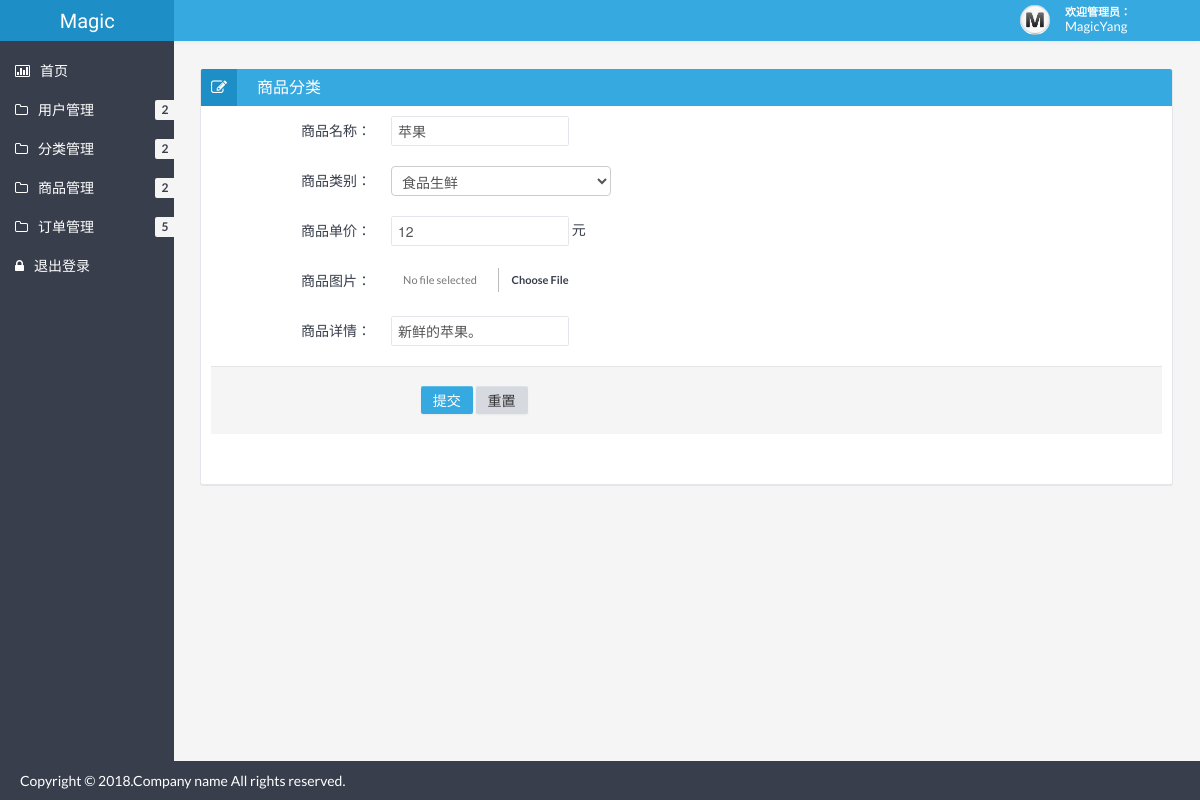
The app's page /admin/editGoods.php?gid=1 (signed in), older data.
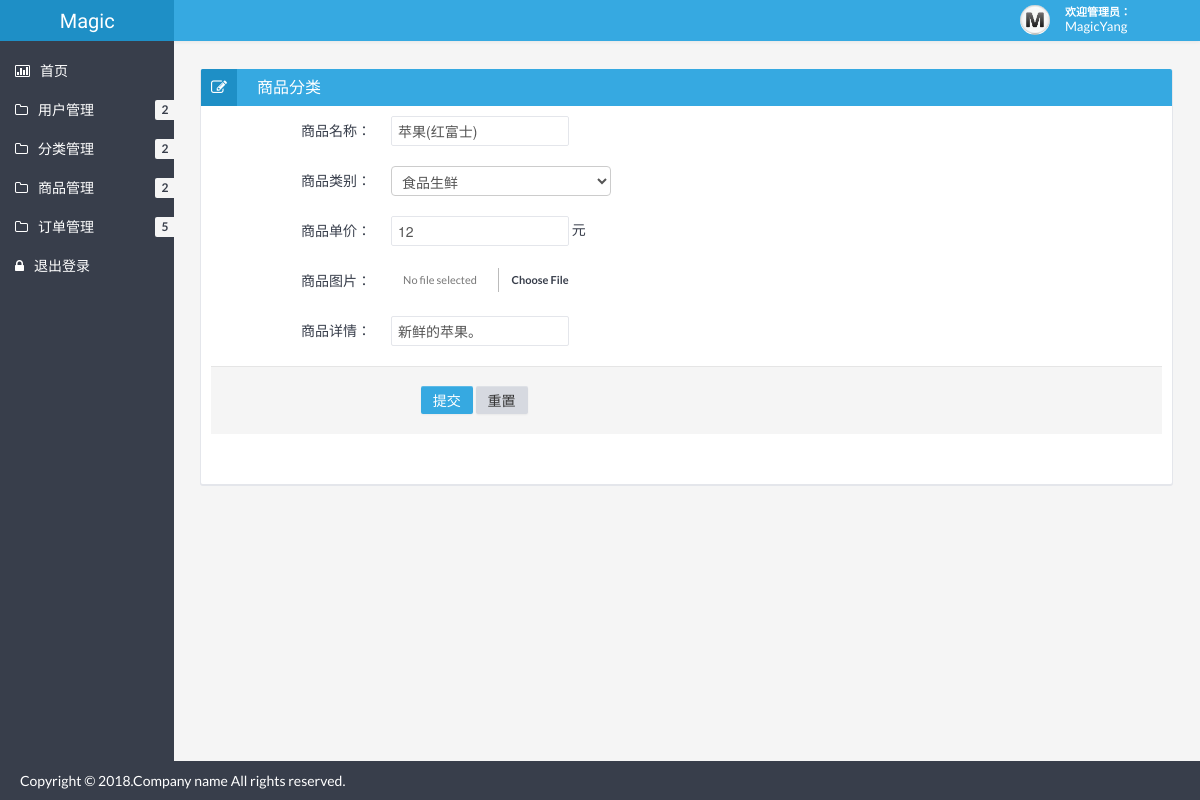
The same page, newer data.
### tables this page shows
CREATE TABLE `goods` (
  `gid` int(11) NOT NULL COMMENT '商品id',
  `gname` varchar(20) NOT NULL COMMENT '商品名称',
  `introduction` varchar(100) NOT NULL COMMENT '商品详情',
  `picture` varchar(100) NOT NULL DEFAULT '\\php\\admin\\img\\goods\\default.jpg' COMMENT '商品图片地址',
  `cid` int(11) NOT NULL COMMENT '商品类别',
  `price` double NOT NULL COMMENT '商品价格',
  `gcount` int(11) NOT NULL COMMENT '商品库存',
  `state` tinyint(1) NOT NULL COMMENT '商品状态',
  PRIMARY KEY (`gid`)
);

### admin/editGoods.php (the view, shortened to what this page needs)
<?php
	$gname = "";
	$cid = 0;
	$price = "";
	$cname = "-- 请选择类别 --";
	$introduction = "";
    $sql = 'select * from category';
    $res = mysql_query($sql);
    $category = array();
    if(mysql_num_rows($res)>0){
       while ($row = mysql_fetch_assoc($res) )
       		$category[$row['cid']] = $row['cname'];
    }
	if(isset($_GET['gid'])){
	    $sql = 'select * from goods where gid ='.$_GET['gid'];
	    $res = mysql_query($sql);
	    $row = mysql_fetch_array($res);
	    $gname = $row['gname'];
	    $price = $row['price'];
		$cid = $row['cid'];
		$cname = $category[$cid];
		$introduction = $row['introduction'];
	}
?>
<!DOCTYPE html>
<html lang="en">
<head>
	<link href="css/bootstrap.min.css" rel="stylesheet" />
	<link href="css/bootstrap-responsive.min.css" rel="stylesheet" />
	<link href="css/style.min.css" rel="stylesheet" />
	<link href="css/style-responsive.min.css" rel="stylesheet" />
	<link href="css/retina.css" rel="stylesheet" />
<meta http-equiv="Content-Type" content="text/html; charset=utf-8" /></head>
<body>
		<?php include "header.php" ?>
		<div class="container-fluid-full">
		<div class="row-fluid">
			<?php include "banner.php" ?>
			<div id="content" class="span10">
			<div class="row-fluid">
				<div class="box span12">
					<div class="box-header">
						<h2><i class="icon-edit"></i>商品分类</h2>
					</div>
					<div class="box-content">
						<form class="form-horizontal" action="<?php echo $_SERVER['PHP_SELF']; ?>" method="post" accept-charset="utf-8" enctype="multipart/form-data"/>
						  <fieldset>
							<div class="control-group">
							  <label class="control-label" for="cname">商品名称：</label>
							  <div class="controls">
								<input type="text" class="span3" id="gname" name="gname" value="<?php echo $gname;?>"/>
							  </div>
							</div>
							<div class="control-group">
											<label class="control-label" for="cname">商品类别：</label>
											<div class="controls">
											  	<select id="cname" name="cid">
											  	<option selected="selected" value="<?php echo $cid?>"><?php echo $cname?></option>
											  	</select>
											</div>
										</div>
							<div class="control-group">
							  <label class="control-label" for="price">商品单价：</label>
							  <div class="controls">
								<input type="text" class="span3" id="price" name="price" value="<?php echo $price;?>" onkeyup="value=value.replace(/[^\d{1,}\.\d{1,}|\d{1,}]/g,'')"/>&nbsp;元
							  </div>
							</div>
							<div class="control-group">
								<label class="control-label">商品图片：</label>
								<div class="controls">
								</div>
							  </div>
							  <div class="control-group">
							  <label class="control-label" for="introduction">商品详情：</label>
							  <div class="controls">
								<input type="text" class="span3" id="introduction" name="introduction" value="<?php echo $introduction;?>"/>
							  </div>
							</div>
							<div class="form-actions">&nbsp;&nbsp;&nbsp;&nbsp;&nbsp;&nbsp;&nbsp;&nbsp;&nbsp;&nbsp;
							  <button type="submit" class="btn btn-primary">提交</button>
							  <button type="reset" class="btn">重置</button>
							</div>
						  </fieldset>
					</div>
				</div>
			</div>
			</div>
		</div>
		<?php include "footer.php"?>
	</div>
</body>
</html>

Row changes from the older to the newer data that the page shows:
changed goods "食品生鲜": gname "苹果" → "苹果(红富士)"
